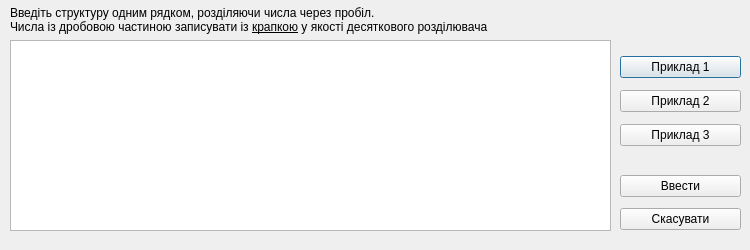
<?xml version="1.0" encoding="UTF-8"?>
<ui version="4.0">
 <class>Manual_Entry</class>
 <widget class="QDialog" name="Manual_Entry">
  <property name="geometry">
   <rect>
    <x>0</x>
    <y>0</y>
    <width>750</width>
    <height>250</height>
   </rect>
  </property>
  <property name="sizePolicy">
   <sizepolicy hsizetype="Preferred" vsizetype="Preferred">
    <horstretch>0</horstretch>
    <verstretch>0</verstretch>
   </sizepolicy>
  </property>
  <property name="minimumSize">
   <size>
    <width>750</width>
    <height>250</height>
   </size>
  </property>
  <property name="maximumSize">
   <size>
    <width>750</width>
    <height>250</height>
   </size>
  </property>
  <property name="windowTitle">
   <string>Введення вручну</string>
  </property>
  <widget class="QPlainTextEdit" name="StructEdit">
   <property name="geometry">
    <rect>
     <x>10</x>
     <y>40</y>
     <width>601</width>
     <height>191</height>
    </rect>
   </property>
  </widget>
  <widget class="QLabel" name="label_info">
   <property name="geometry">
    <rect>
     <x>10</x>
     <y>0</y>
     <width>641</width>
     <height>41</height>
    </rect>
   </property>
   <property name="text">
    <string>&lt;!DOCTYPE HTML PUBLIC &quot;-//W3C//DTD HTML 4.0//EN&quot; &quot;http://www.w3.org/TR/REC-html40/strict.dtd&quot;&gt;
&lt;html&gt;&lt;head&gt;&lt;meta name=&quot;qrichtext&quot; content=&quot;1&quot; /&gt;&lt;meta charset=&quot;utf-8&quot; /&gt;&lt;style type=&quot;text/css&quot;&gt;
p, li { white-space: pre-wrap; }
hr { height: 1px; border-width: 0; }
&lt;/style&gt;&lt;/head&gt;&lt;body style=&quot; font-family:'Segoe UI'; font-size:9pt; font-weight:400; font-style:normal;&quot;&gt;
&lt;p align=&quot;justify&quot; style=&quot; margin-top:0px; margin-bottom:0px; margin-left:0px; margin-right:0px; -qt-block-indent:0; text-indent:0px;&quot;&gt;Введіть структуру одним рядком, розділяючи числа через пробіл.&lt;/p&gt;
&lt;p align=&quot;justify&quot; style=&quot; margin-top:0px; margin-bottom:0px; margin-left:0px; margin-right:0px; -qt-block-indent:0; text-indent:0px;&quot;&gt;Числа із дробовою частиною записувати із &lt;span style=&quot; text-decoration: underline;&quot;&gt;крапкою&lt;/span&gt; у якості десяткового розділювача&lt;/p&gt;&lt;/body&gt;&lt;/html&gt;</string>
   </property>
  </widget>
  <widget class="QWidget" name="layoutWidget">
   <property name="geometry">
    <rect>
     <x>620</x>
     <y>50</y>
     <width>121</width>
     <height>103</height>
    </rect>
   </property>
   <layout class="QVBoxLayout" name="verticalLayout">
    <item>
     <widget class="QPushButton" name="Btn_ex1">
      <property name="text">
       <string>Приклад 1</string>
      </property>
     </widget>
    </item>
    <item>
     <widget class="QPushButton" name="Btn_ex2">
      <property name="text">
       <string>Приклад 2</string>
      </property>
     </widget>
    </item>
    <item>
     <widget class="QPushButton" name="Btn_ex3">
      <property name="text">
       <string>Приклад 3</string>
      </property>
     </widget>
    </item>
   </layout>
  </widget>
  <widget class="QWidget" name="layoutWidget">
   <property name="geometry">
    <rect>
     <x>620</x>
     <y>170</y>
     <width>121</width>
     <height>67</height>
    </rect>
   </property>
   <layout class="QVBoxLayout" name="verticalLayout_2">
    <item>
     <widget class="QPushButton" name="Btn_enter">
      <property name="text">
       <string>Ввести</string>
      </property>
     </widget>
    </item>
    <item>
     <widget class="QPushButton" name="Btn_cancel">
      <property name="text">
       <string>Скасувати</string>
      </property>
     </widget>
    </item>
   </layout>
  </widget>
 </widget>
 <resources/>
 <connections/>
</ui>
